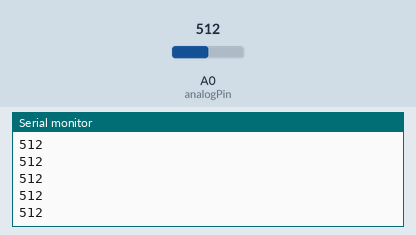
Simulated run of this sketch. Board: Arduino Uno, built with avr-gcc and run on an emulated ATmega328P. Parts: the last lines printed to the serial monitor. The inputs (shaded band) are chosen by the test bench; at power-on: A0 (analogPin) = 512.

Above: at 1.2 s.
1.3 s: A0 (analogPin) set to 716
At 2.0 s:
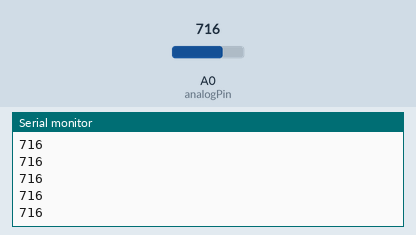
2.8 s: A0 (analogPin) set to 900
At 3.6 s:
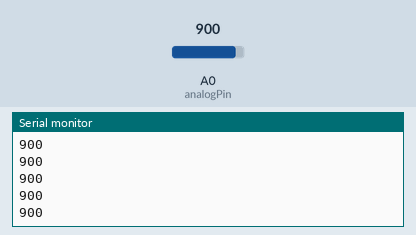
Timing chart, 0 to 5.8 s (numbered marks = the images above; inputs shaded):
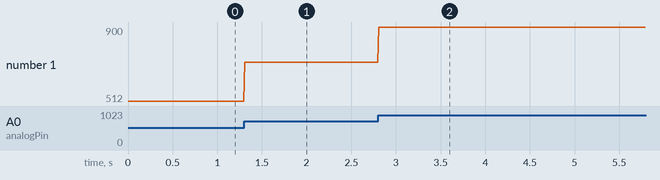

The sketch:

Serial_Arduino.ino
```cpp
const int analogPin = 0;        //使用するセンサを接続したピン番号
const long baudRate = 115200;   //ボーレート Processingとそろえる

void setup()
{
    Serial.begin(baudRate);     //シリアル通信開始
}

void loop()
{
    int sensorValue = analogRead(analogPin);    //センサからデータを取得
    Serial.println(sensorValue);                //センサのデータを文字列として送信
    delay(10);
}
```

Measured:
- after the input at 1.3 s, the serial monitor: prints a new line at once (image 1)
- after the input at 2.8 s, the serial monitor: prints a new line at once (image 2)
- plotted number 1: 512 → 716 after the input at 1.3 s, 716 → 900 after the input at 2.8 s
